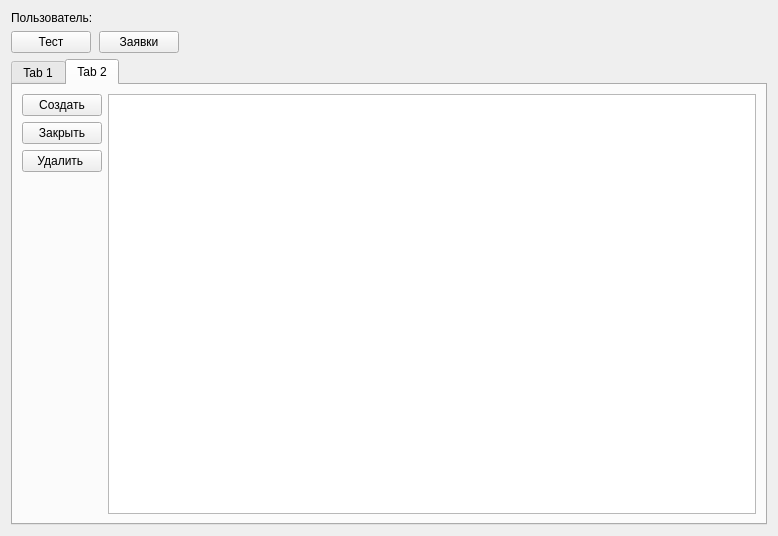
<?xml version="1.0" encoding="UTF-8"?>
<ui version="4.0">
 <class>Form</class>
 <widget class="QWidget" name="Form">
  <property name="geometry">
   <rect>
    <x>0</x>
    <y>0</y>
    <width>778</width>
    <height>536</height>
   </rect>
  </property>
  <property name="sizePolicy">
   <sizepolicy hsizetype="Ignored" vsizetype="Expanding">
    <horstretch>0</horstretch>
    <verstretch>0</verstretch>
   </sizepolicy>
  </property>
  <property name="windowTitle">
   <string>Тестовое окно</string>
  </property>
  <layout class="QGridLayout" name="gridLayout">
   <item row="0" column="1">
    <widget class="QLabel" name="usernams">
     <property name="sizePolicy">
      <sizepolicy hsizetype="Preferred" vsizetype="Preferred">
       <horstretch>0</horstretch>
       <verstretch>0</verstretch>
      </sizepolicy>
     </property>
     <property name="text">
      <string/>
     </property>
    </widget>
   </item>
   <item row="1" column="1">
    <widget class="QPushButton" name="pushButton_3">
     <property name="sizePolicy">
      <sizepolicy hsizetype="Fixed" vsizetype="Fixed">
       <horstretch>0</horstretch>
       <verstretch>0</verstretch>
      </sizepolicy>
     </property>
     <property name="text">
      <string>Заявки</string>
     </property>
    </widget>
   </item>
   <item row="0" column="0">
    <widget class="QLabel" name="label_9">
     <property name="sizePolicy">
      <sizepolicy hsizetype="Fixed" vsizetype="Preferred">
       <horstretch>0</horstretch>
       <verstretch>0</verstretch>
      </sizepolicy>
     </property>
     <property name="text">
      <string>Пользователь:</string>
     </property>
    </widget>
   </item>
   <item row="1" column="0">
    <widget class="QPushButton" name="pushButton_4">
     <property name="sizePolicy">
      <sizepolicy hsizetype="Fixed" vsizetype="Fixed">
       <horstretch>0</horstretch>
       <verstretch>0</verstretch>
      </sizepolicy>
     </property>
     <property name="text">
      <string>Тест</string>
     </property>
    </widget>
   </item>
   <item row="3" column="0" colspan="3">
    <widget class="QTabWidget" name="tabWidget">
     <property name="enabled">
      <bool>true</bool>
     </property>
     <property name="focusPolicy">
      <enum>Qt::TabFocus</enum>
     </property>
     <property name="tabShape">
      <enum>QTabWidget::Rounded</enum>
     </property>
     <property name="currentIndex">
      <number>1</number>
     </property>
     <property name="iconSize">
      <size>
       <width>0</width>
       <height>0</height>
      </size>
     </property>
     <property name="elideMode">
      <enum>Qt::ElideNone</enum>
     </property>
     <property name="tabsClosable">
      <bool>false</bool>
     </property>
     <widget class="QWidget" name="tab">
      <attribute name="title">
       <string>Tab 1</string>
      </attribute>
      <layout class="QGridLayout" name="gridLayout_2">
       <item row="0" column="1" rowspan="5">
        <widget class="QTableView" name="tableView">
         <property name="editTriggers">
          <set>QAbstractItemView::NoEditTriggers</set>
         </property>
         <property name="selectionMode">
          <enum>QAbstractItemView::SingleSelection</enum>
         </property>
         <property name="textElideMode">
          <enum>Qt::ElideMiddle</enum>
         </property>
        </widget>
       </item>
       <item row="0" column="0">
        <widget class="QPushButton" name="pushButton">
         <property name="text">
          <string>PushButton</string>
         </property>
        </widget>
       </item>
       <item row="1" column="0">
        <widget class="QPushButton" name="pushButton_2">
         <property name="text">
          <string>PushButton</string>
         </property>
        </widget>
       </item>
      </layout>
     </widget>
     <widget class="QWidget" name="tab_2">
      <attribute name="title">
       <string>Tab 2</string>
      </attribute>
      <layout class="QGridLayout" name="gridLayout_3">
       <item row="2" column="1">
        <widget class="QPushButton" name="pushButton_6">
         <property name="text">
          <string>Удалить </string>
         </property>
        </widget>
       </item>
       <item row="0" column="2" rowspan="4" colspan="3">
        <widget class="QTableView" name="tableView_2">
         <property name="sizePolicy">
          <sizepolicy hsizetype="Expanding" vsizetype="Expanding">
           <horstretch>0</horstretch>
           <verstretch>0</verstretch>
          </sizepolicy>
         </property>
         <property name="editTriggers">
          <set>QAbstractItemView::NoEditTriggers</set>
         </property>
         <property name="selectionMode">
          <enum>QAbstractItemView::SingleSelection</enum>
         </property>
        </widget>
       </item>
       <item row="0" column="1">
        <widget class="QPushButton" name="pushButton_7">
         <property name="sizePolicy">
          <sizepolicy hsizetype="Fixed" vsizetype="Fixed">
           <horstretch>0</horstretch>
           <verstretch>0</verstretch>
          </sizepolicy>
         </property>
         <property name="text">
          <string>Создать</string>
         </property>
        </widget>
       </item>
       <item row="1" column="1">
        <widget class="QPushButton" name="pushButton_5">
         <property name="sizePolicy">
          <sizepolicy hsizetype="Fixed" vsizetype="Fixed">
           <horstretch>0</horstretch>
           <verstretch>0</verstretch>
          </sizepolicy>
         </property>
         <property name="text">
          <string>Закрыть</string>
         </property>
        </widget>
       </item>
      </layout>
     </widget>
    </widget>
   </item>
  </layout>
 </widget>
 <resources/>
 <connections/>
</ui>
